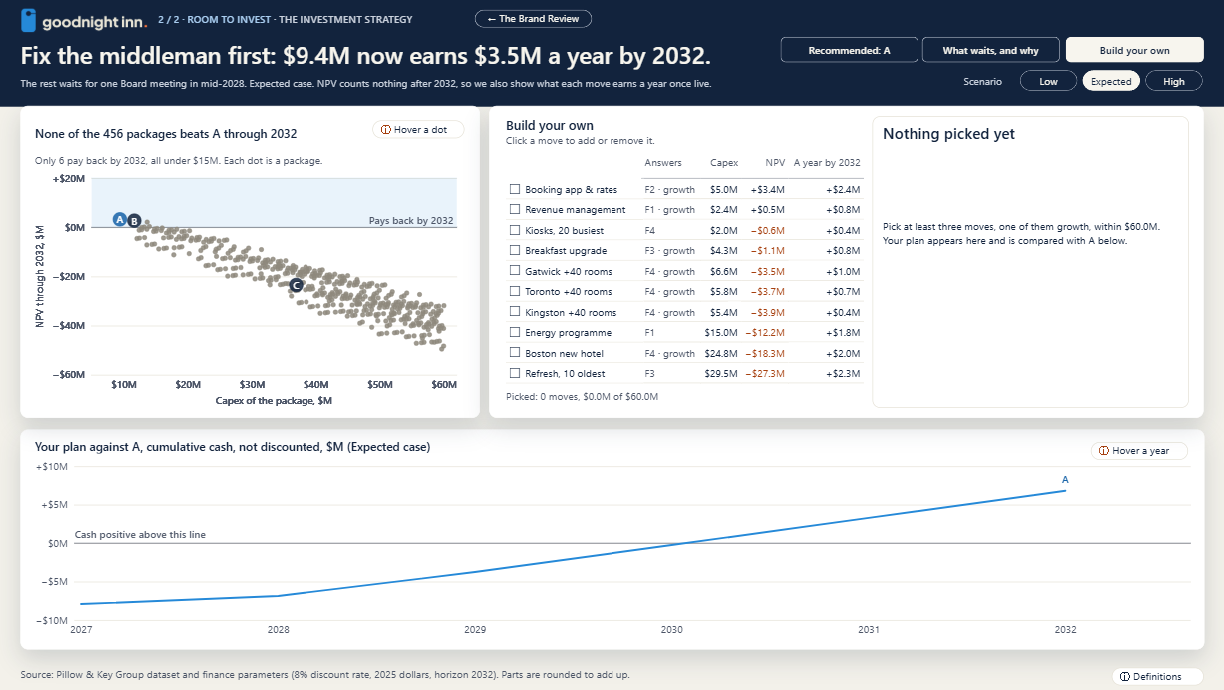
#> input picture project/deliverables/fix-publish7-visual-fixes/1366/build-00-nothing-picked.png, 1224 x 690 px
$ python crop_page.py ../../deliverables/fix-publish7-visual-fixes/1366/build-00-nothing-picked.png ../../deliverables/fix-publish7-visual-fixes/1366/build-03-moves.png
#> lines starting #> are read from the running program, lines starting #| are printed output that depends on the picture
"""Cut a report page out of a bridge capture of a Desktop window (cap.mjs), whatever the window's size and zoom.

  python project/tools/desktop_shots/crop_page.py <capture.png> <page.png>

A capture holds the canvas with the page somewhere in it. The page is found from its white cards: the first pixel row
with a long white run is the top of the first card row (page y 148 on both pages of the final report), and in the row
8 px under it the first white run starts at page x 32 and the last one ends at page x 1888. From that the scale and the
page's corner follow, and the page is cut and brought to 1920 x 1080. Good to about 2 page px (the cards' rounded
corners); for a measurement, place two rectangles at known x in a throwaway copy and read their pixels (doc 39).
Only for throwaway windows: Bjorn's own window is not captured (docs 37 and 39).
"""
import sys

from PIL import Image

src, dst = sys.argv[1], sys.argv[2]
im = Image.open(src).convert("RGB")
#> im is the input picture: PIL image 1224x690 RGB; mean R, G, B 213.7, 216.5, 220.1
W, H = im.size
#> W = 1224; H = 690
px = im.load()
WHITE = (255, 255, 255)


def runs(y):
    out, s = [], None
    for x in range(W):
        w = px[x, y] == WHITE
        if w and s is None:
            s = x
        if not w and s is not None:
            out.append((s, x))
            s = None
    if s is not None:
        out.append((s, W))
    return out


top = None
for y in range(H):
    r = [b - a for a, b in runs(y)]
    if r and max(r) > 0.25 * W and sum(v for v in r if v > 50) > 0.4 * W:
        top = y
        break
if top is None:
    sys.exit("no card row found: is this a capture of a report page?")
rr = [(a, b) for a, b in runs(top + 8) if b - a > 50 and a < W * 0.93]
#> rr = [(21, 467), (490, 1203)]
first, last = rr[0][0], rr[-1][1]
#> first = 21; last = 1203
s = (last - first) / 1856
#> s = 0.637
x0, y0 = first - 32 * s, top - 148 * s
#> x0 = 0.621; y0 = 12.75
box = (round(x0), round(y0), round(x0 + 1920 * s), round(y0 + 1080 * s))
#> box = (1, 13, 1223, 701)
print(f"{src}: {s:.4f} px per page px, the page at {box}")
#| ../../deliverables/fix-publish7-visual-fixes/1366/build-00-nothing-picked.png: 0.6369 px per page px, the page at (1, 13, 1223, 701)
im.crop(box).resize((1920, 1080), Image.LANCZOS).save(dst)
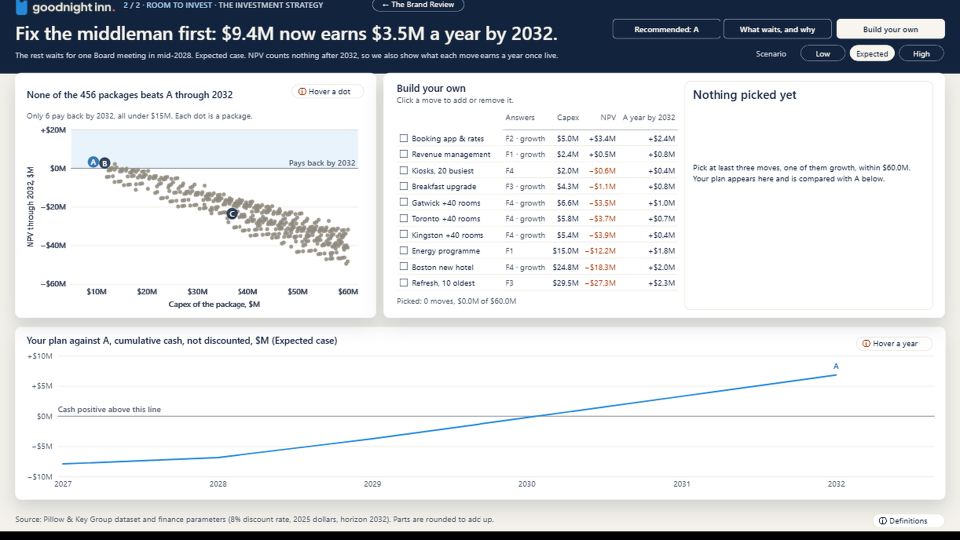
#> saved as build-03-moves.png: PIL image 1920x1080 RGB (shown at 1/2 size); mean R, G, B 213.7, 216.2, 219.4

$ run again, on project/deliverables/fix-publish7-visual-fixes/1366/build-08-moves.png
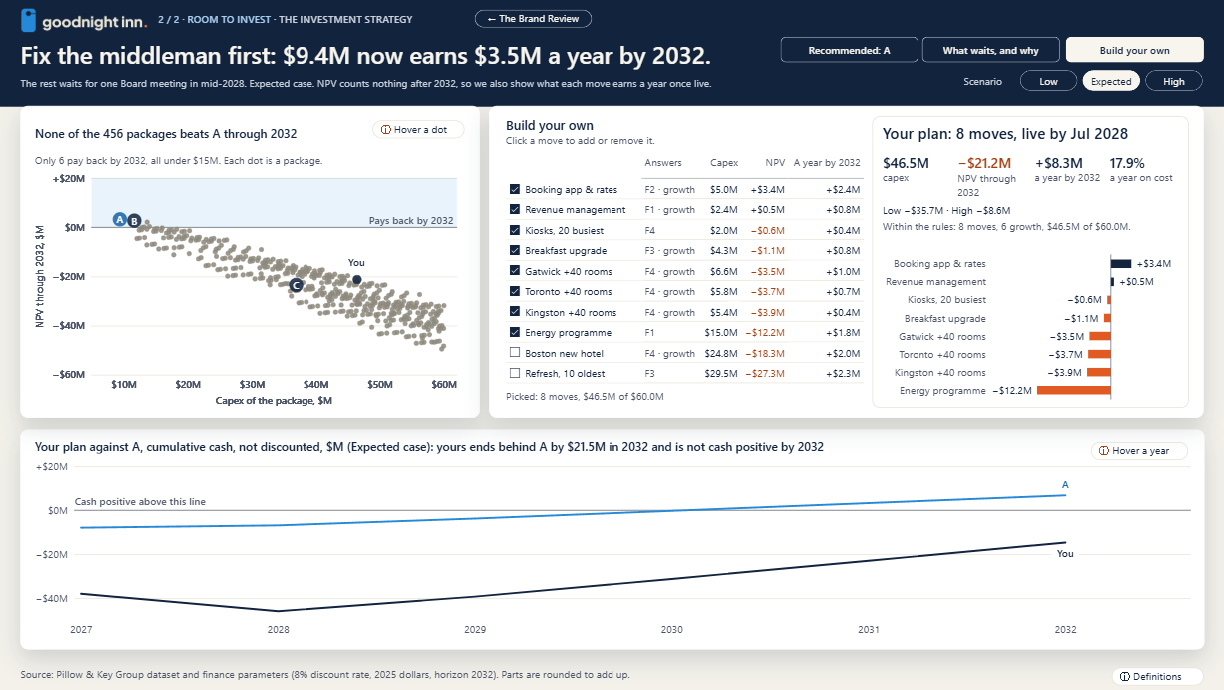
#> input picture project/deliverables/fix-publish7-visual-fixes/1366/build-08-moves.png, 1224 x 690 px
#> im is the input picture: PIL image 1224x690 RGB; mean R, G, B 211.9, 214.6, 218.3
#| ../../deliverables/fix-publish7-visual-fixes/1366/build-08-moves.png: 0.6369 px per page px, the page at (1, 13, 1223, 701)
#> `im.crop(box).resize((1920, 1080), Image.LANCZOS).save(dst)`:
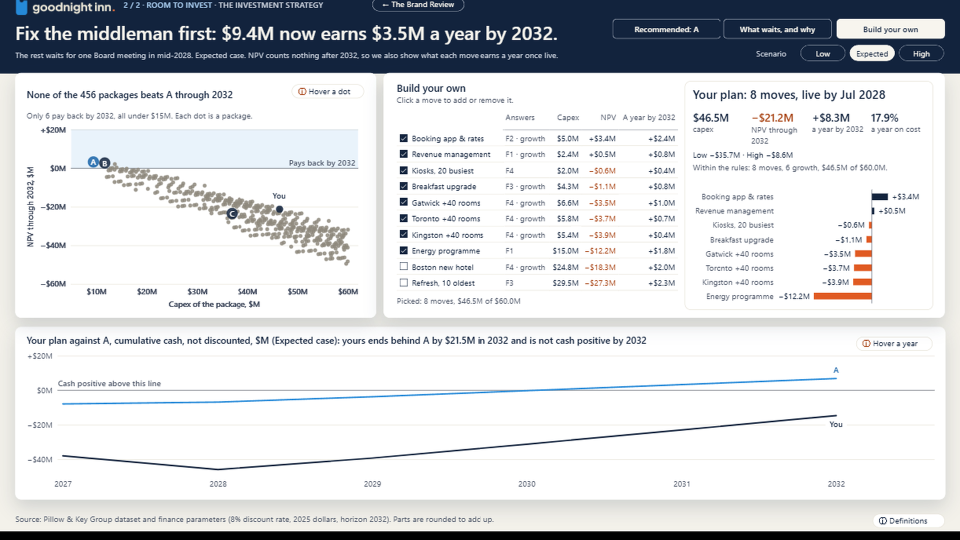
#> saved as build-08-moves.png: PIL image 1920x1080 RGB (shown at 1/2 size); mean R, G, B 211.8, 214.3, 217.5

$ run again, on project/deliverables/fix-publish7-visual-fixes/1366/recommended-Expected.png
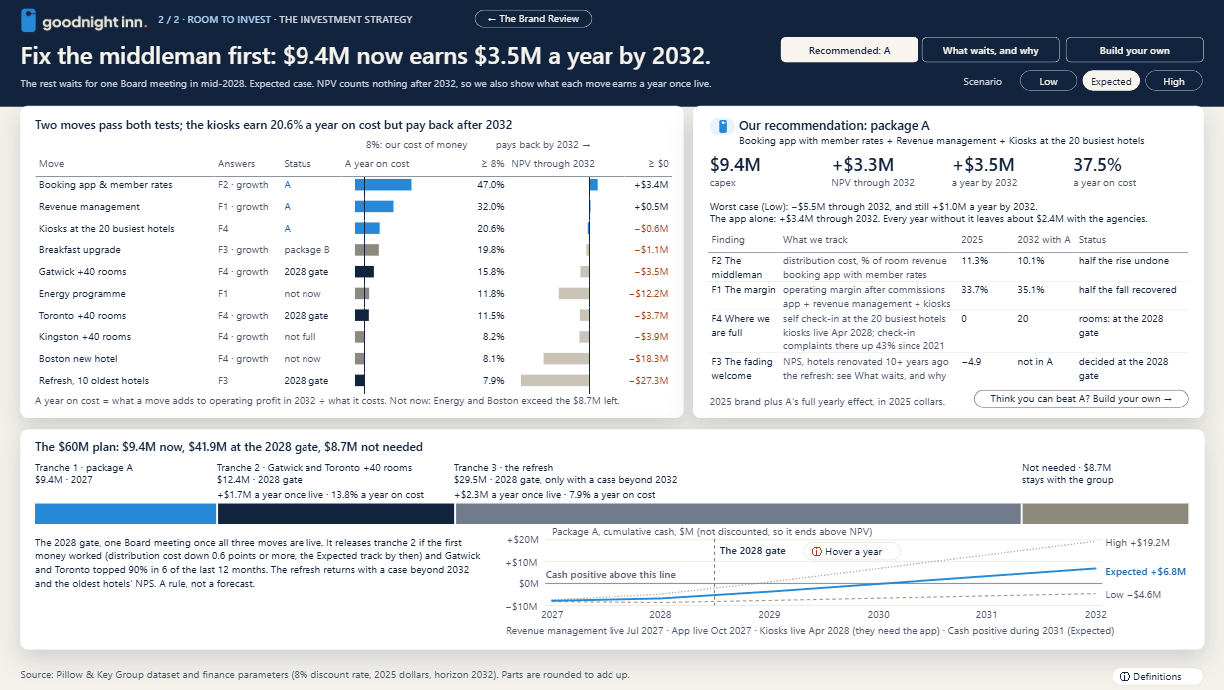
#> input picture project/deliverables/fix-publish7-visual-fixes/1366/recommended-Expected.png, 1224 x 690 px
#> im is the input picture: PIL image 1224x690 RGB; mean R, G, B 206.1, 209.8, 214.5
#| ../../deliverables/fix-publish7-visual-fixes/1366/recommended-Expected.png: 0.6369 px per page px, the page at (1, 13, 1223, 701)
#> `im.crop(box).resize((1920, 1080), Image.LANCZOS).save(dst)`:
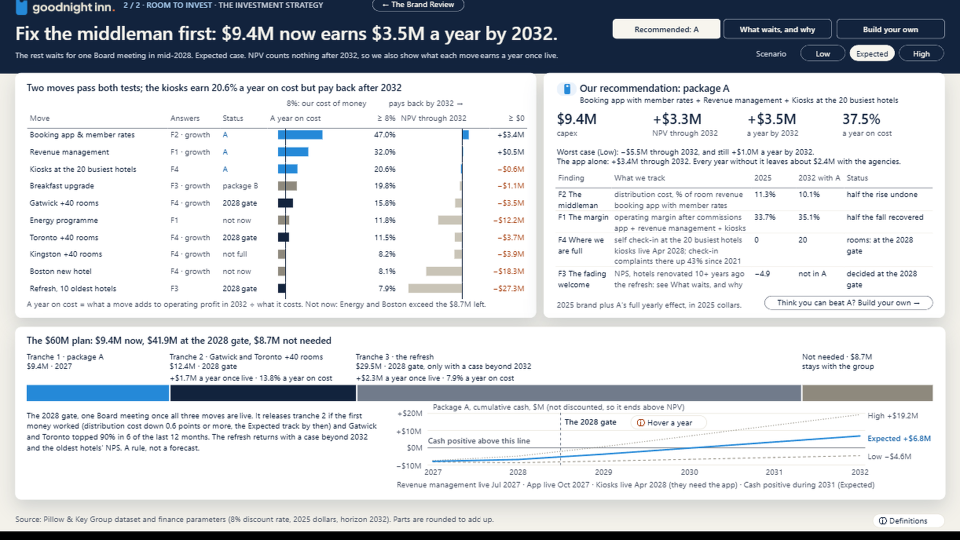
#> saved as recommended-Expected.png: PIL image 1920x1080 RGB (shown at 1/2 size); mean R, G, B 205.8, 209.2, 213.5

$ run again, on project/deliverables/fix-publish7-visual-fixes/1366/what-waits-Expected.png
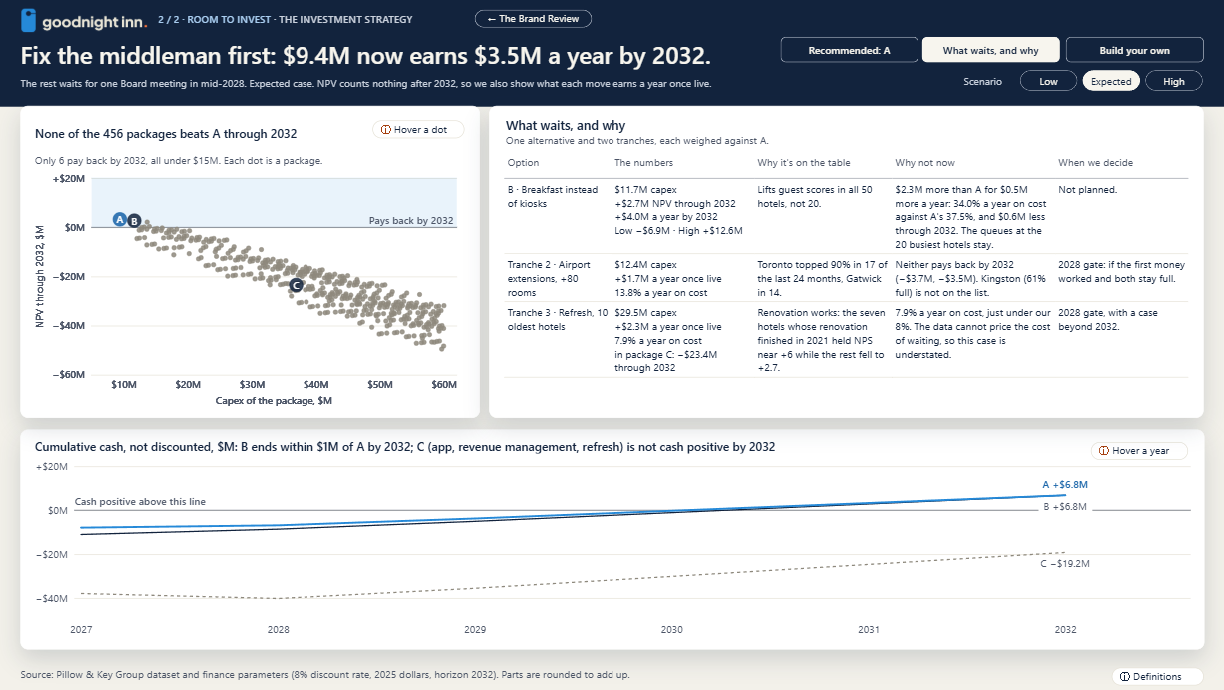
#> input picture project/deliverables/fix-publish7-visual-fixes/1366/what-waits-Expected.png, 1224 x 690 px
#> im is the input picture: PIL image 1224x690 RGB; mean R, G, B 212.1, 215.2, 219
#| ../../deliverables/fix-publish7-visual-fixes/1366/what-waits-Expected.png: 0.6369 px per page px, the page at (1, 13, 1223, 701)
#> `im.crop(box).resize((1920, 1080), Image.LANCZOS).save(dst)`:
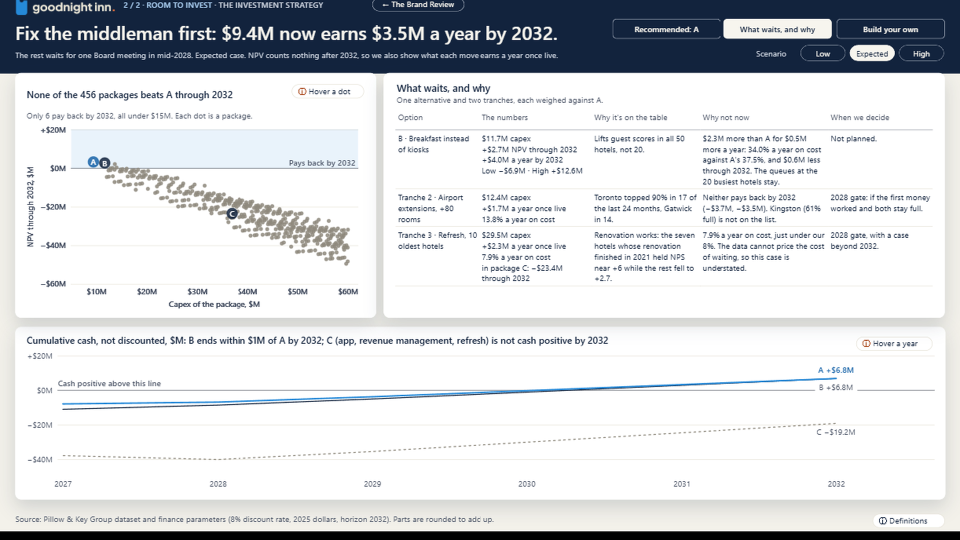
#> saved as what-waits-Expected.png: PIL image 1920x1080 RGB (shown at 1/2 size); mean R, G, B 212.1, 214.8, 218.2
